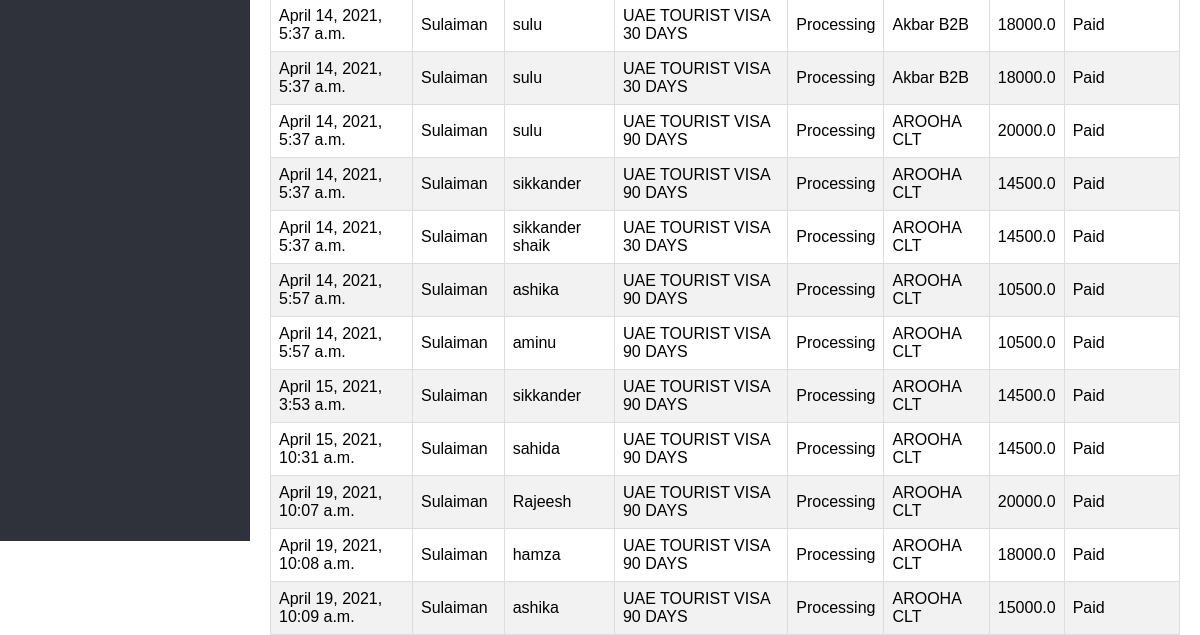
The app's page /dashboard/services/ (lower part), older data.
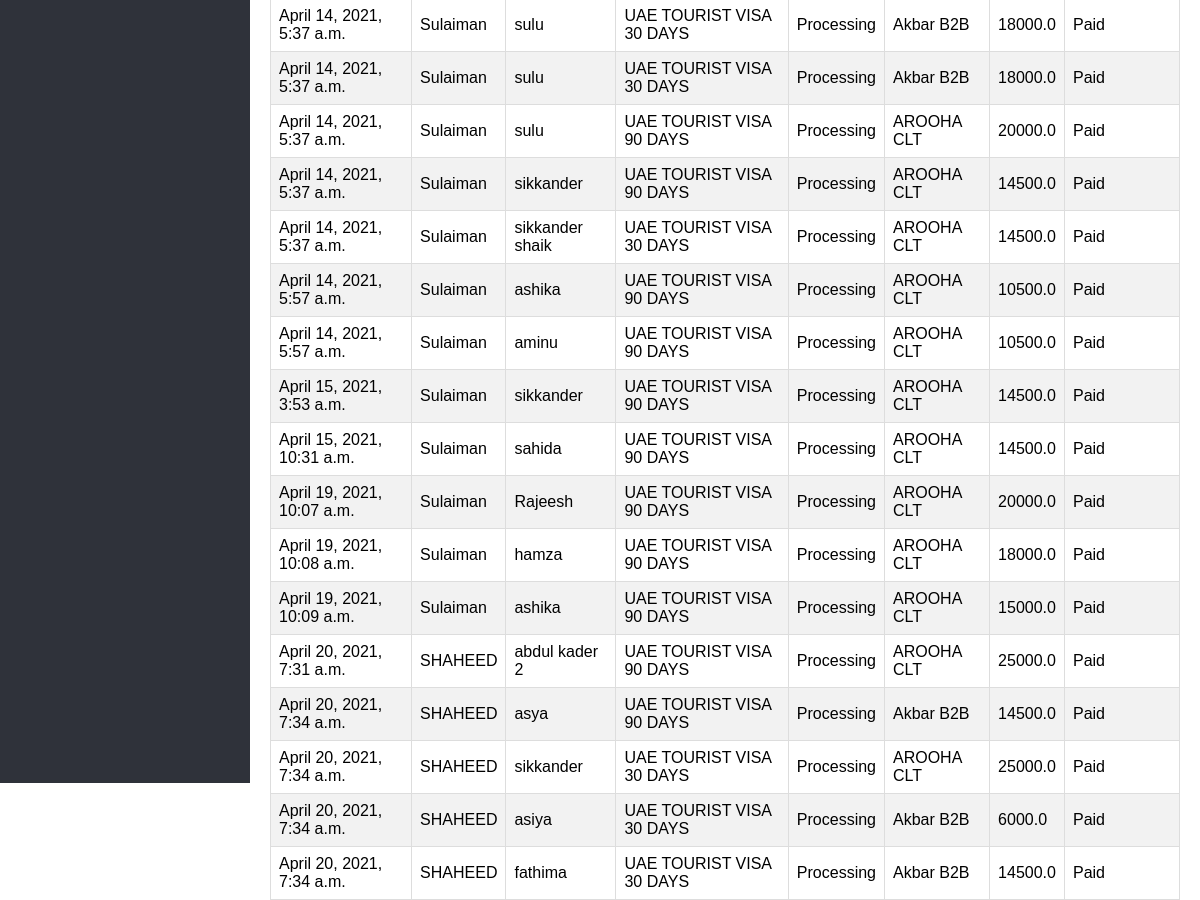
The same page, newer data.
### dashboard/models.py (models this page shows)
class sales(models.Model):
    sales_date=models.DateTimeField(auto_now_add=True)
    saved_data_date=models.DateField(blank=True,null=True)
    cust_name=models.CharField(max_length=225,blank=True)
    cust_id=models.IntegerField(blank=True,default=0)
    product_id=models.IntegerField(blank=True,default=0)
    product_name=models.CharField(max_length=225,blank=True,default=0)
    sup_name=models.CharField(max_length=225,blank=True,default=0)
    sup_id=models.IntegerField(blank=True,default=0)
    purchase_rate = models.FloatField(blank=True,default=0)
    sales_price=models.FloatField(blank=True,default=0)
    paid_amount=models.FloatField(blank=True,default=0)
    balance=models.FloatField(blank=True,default=0)
    pax_f_name=models.CharField(max_length=225,blank=True,default=0)
    pax_l_name = models.CharField(max_length=225, blank=True, default=0)

### dashboard/views.py (the view)
# urls.py: path('services/',services),
def services(request):
    sales_table=sales.objects.all()
    return render(request,'dash_services.html',{'sales':sales_table})

### dashboard/templates/dash_services.html (shortened to what this page needs)
 {% extends 'base.html' %}
 {% block content %}
 {% include 'sidebar.html' %}
<div class="content">
        <table id="customers">
            {% for sale in sales %}
              <a href="www.google.com">
  <tr>
    <td>{{sale.sales_date}}</td>
      <td>{{sale.cust_name}}</td>
    <td>{{sale.pax_f_name}}</td>
    <td>{{sale.product_name}}</td>
      <td>Processing</td>
      <td>{{sale.sup_name}}</td>
      <td>{{sale.sales_price}}</td>
      <td>Paid</td>
  </tr>
                   </a>
{% endfor %}
</table>
    </div>
 {% endblock %}

Row changes from the older to the newer data that the page shows:
added sales: sales_date "April 20, 2021, 7:31 a.m.", cust_name "SHAHEED", pax_f_name "abdul kader 2", product_name "UAE TOURIST VISA 90 DAYS", sup_name "AROOHA CLT", sales_price "25000.0"
added sales: sales_date "April 20, 2021, 7:34 a.m.", cust_name "SHAHEED", pax_f_name "asya", product_name "UAE TOURIST VISA 90 DAYS", sup_name "Akbar B2B", sales_price "14500.0"
added sales: sales_date "April 20, 2021, 7:34 a.m.", cust_name "SHAHEED", pax_f_name "sikkander", product_name "UAE TOURIST VISA 30 DAYS", sup_name "AROOHA CLT", sales_price "25000.0"
added sales: sales_date "April 20, 2021, 7:34 a.m.", cust_name "SHAHEED", pax_f_name "asiya", product_name "UAE TOURIST VISA 30 DAYS", sup_name "Akbar B2B", sales_price "6000.0"
added sales: sales_date "April 20, 2021, 7:34 a.m.", cust_name "SHAHEED", pax_f_name "fathima", product_name "UAE TOURIST VISA 30 DAYS", sup_name "Akbar B2B", sales_price "14500.0"
